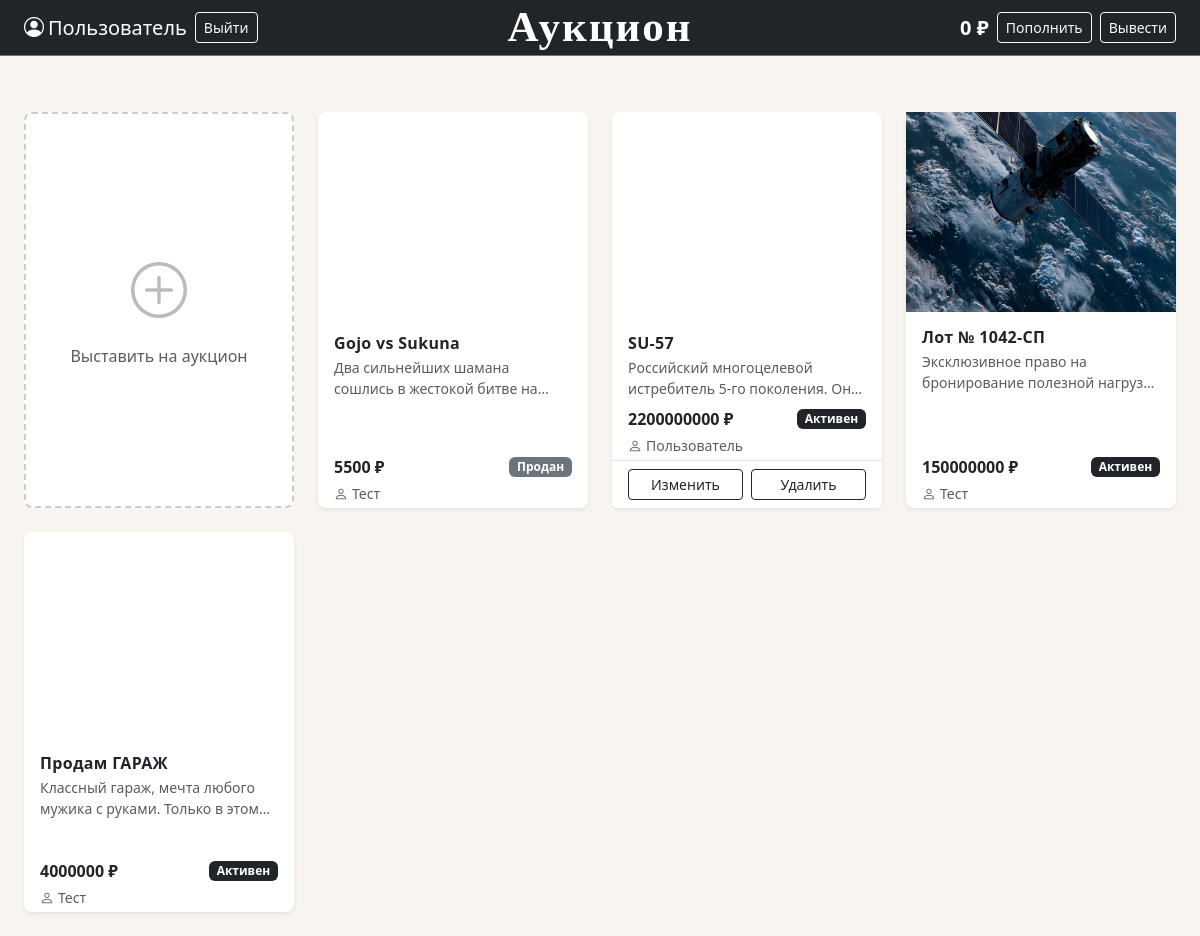
Screenshot of /index (signed in) with the database file from the repository.
### data/users.py (models this page shows, shortened)
class User(SqlAlchemyBase, UserMixin, SerializerMixin):
    __tablename__ = 'users'
    id = sqlalchemy.Column(sqlalchemy.Integer, primary_key=True, autoincrement=True)
    name = sqlalchemy.Column(sqlalchemy.String, nullable=True) # имя пользователя, заполняется пользователем
    email = sqlalchemy.Column(sqlalchemy.String, index=True, unique=True, nullable=True) # его почта, заполняется пользователем
    hashed_password = sqlalchemy.Column(sqlalchemy.String, nullable=True) # пароль, заполняется пользователем
    modified_date = sqlalchemy.Column(sqlalchemy.DateTime, default=datetime.datetime.now) # дата создания
    balance = sqlalchemy.Column(sqlalchemy.Integer, autoincrement=True, default=0) # баланс, автоматически = 0
    lots = orm.relationship("Lots", back_populates='user') # связь с другой бд

### data/lots.py (models this page shows)
class Lots(SqlAlchemyBase, SerializerMixin):
    __tablename__ = 'lots'
    id = sqlalchemy.Column(sqlalchemy.Integer,
                           primary_key=True,
                           autoincrement=True)
    name = sqlalchemy.Column(sqlalchemy.String, nullable=True) # имя лота
    file = sqlalchemy.Column(sqlalchemy.String, nullable=True) # название файла
    description = sqlalchemy.Column(sqlalchemy.String, nullable=True) # описание
    condition = sqlalchemy.Column(sqlalchemy.String, nullable=True) # состояние лота
    minimal_cost = sqlalchemy.Column(sqlalchemy.Integer, nullable=True) # минимальная цена
    minimum_premium = sqlalchemy.Column(sqlalchemy.Integer, nullable=True) # минимальная надбавка
    curr_cost = sqlalchemy.Column(sqlalchemy.Integer, nullable=True) # текущая максимальная стоимость товара
    owner_id = sqlalchemy.Column(sqlalchemy.Integer, sqlalchemy.ForeignKey("users.id")) # id собственника товара
    is_selled = sqlalchemy.Column(sqlalchemy.Boolean, default=False) # продан ли товар
    end_date = sqlalchemy.Column(sqlalchemy.DateTime, nullable=True) # дата окончания
    user = orm.relationship("User")

### main.py (the view)
@app.route('/')
@app.route('/index')
def index():
    db_sess = db_session.create_session()
    try:
        lots = db_sess.query(Lots).all()
        return render_template('lots.html', lots=lots, os=os, root_path=app.root_path)
    finally:
        db_sess.close()

### data/db_session.py (called while the page is built)
def create_session() -> Session:
    global __factory
    return __factory()

### main.py (called while the page is built)
@login_manager.user_loader
def load_user(user_id):
    db_sess = db_session.create_session()
    try:
        return db_sess.get(User, user_id)
    finally:
        db_sess.close()

### templates/lots.html
{% extends "base.html" %}
{% block content %}
<div class="row row-cols-2 row-cols-sm-2 row-cols-md-3 row-cols-lg-4 g-4 mt-2">
    {% if current_user.is_authenticated %}
    <div class="col">
        <a href="/add_lot" class="text-decoration-none">
            <div class="card h-100 border-dashed text-center" style="cursor: pointer; min-height: 380px;">
                <div class="card-body d-flex flex-column justify-content-center align-items-center">
                    <i class="bi bi-plus-circle" style="font-size: 3.5rem; color: #bbb;"></i>
                    <h6 class="mt-3 text-muted">Выставить на аукцион</h6>
                </div>
            </div>
        </a>
    </div>
    {% endif %}
    {% for lot in lots %}
    <div class="col">
        <div class="card h-100 border-0 shadow-sm" style="min-height: 380px;">
            <a href="/lot_page/{{ lot.id }}" class="text-decoration-none">
                {% if lot.file.endswith('.mp4') or lot.file.endswith('.webm') %}
                    <video autoplay muted loop playsinline
                           class="card-img-top w-100"
                           style="object-fit: cover; height: 200px;">
                        <source src="{{ url_for('static', filename='img/lots_img/' + lot.file) }}" type="video/mp4">
                    </video>
                {% else %}
                    <img src="{{ url_for('static', filename='img/lots_img/' + lot.file) }}"
                         class="img-fluid w-100"
                         style="object-fit: cover; height: 200px;">
                {% endif %}
            </a>
            <div class="card-body d-flex flex-column pb-1">
                <a href="/lot_page/{{ lot.id }}" class="text-decoration-none text-dark">
                    <h6 class="card-title fw-semibold mb-1">{{ lot.name }}</h6>
                </a>
                <p class="text-muted small mb-2" style="
                    display: -webkit-box;
                    -webkit-line-clamp: 2;
                    -webkit-box-orient: vertical;
                    overflow: hidden;
                ">{{ lot.description }}</p>
                <div class="mt-auto">
                    <div class="d-flex justify-content-between align-items-center mb-1">
                        <span class="fw-bold">{{ lot.curr_cost if lot.curr_cost else lot.minimal_cost }} ₽</span>
                        {% if lot.is_selled %}
                            <span class="badge bg-secondary">Продан</span>
                        {% else %}
                            <span class="badge bg-dark">Активен</span>
                        {% endif %}
                    </div>
                    <div class="text-muted small">
                        <a href="/user/{{ lot.owner_id }}" class="text-muted text-decoration-none">
                            <i class="bi bi-person me-1"></i>{{ lot.user.name }}
                        </a>
                    </div>
                </div>
            </div>
            {% if current_user.is_authenticated and (current_user.id == lot.owner_id or current_user.id == 1) %}
            <div class="card-footer bg-white border-top d-flex gap-2 pt-2">
                <a href="/lot/{{ lot.id }}" class="btn btn-sm btn-outline-dark w-50">Изменить</a>
                <a href="/lot_delete/{{ lot.id }}"
                   class="btn btn-sm btn-outline-dark w-50"
                   onclick="return confirm('Удалить лот?')">Удалить</a>
            </div>
            {% endif %}
        </div>
    </div>
    {% endfor %}
</div>
{% endblock %}

### templates/base.html (shortened to what this page needs)
<!DOCTYPE html>
<html lang="ru">
<head>
    <link rel="stylesheet" href="https://cdn.jsdelivr.net/npm/bootstrap@5.3.0/dist/css/bootstrap.min.css">
    <link rel="stylesheet" href="https://cdn.jsdelivr.net/npm/bootstrap-icons@1.11.0/font/bootstrap-icons.css">
    <link rel="stylesheet" href="{{ url_for('static', filename='css/style.css') }}">
</head>
<body>
<nav class="navbar navbar-dark bg-dark border-bottom border-secondary">
    <div class="container-fluid px-4">
        <div class="d-flex align-items-center gap-2">
            {% if current_user.is_authenticated %}
                <a class="text-white text-decoration-none d-flex align-items-center gap-1 fs-5">
                    <i class="bi bi-person-circle"></i>
                    {{ current_user.name }}
                </a>
                <a class="btn btn-sm btn-outline-light" href="/logout">Выйти</a>
            {% else %}
                <a class="btn btn-sm btn-outline-light" href="/register">Зарегистрироваться</a>
                <a class="btn btn-sm btn-light" href="/login">Войти</a>
            {% endif %}
        </div>
        <a class="navbar-brand position-absolute start-50 translate-middle-x fw-bold"
           href="/"
           style="font-size: 43px; font-family: 'Georgia', serif; letter-spacing: 2px;"
        >Аукцион</a>
        <div class="d-flex align-items-center gap-2 ms-auto">
            {% if current_user.is_authenticated %}
                <span class="text-white fw-semibold fs-5">{{ current_user.balance }} ₽</span>
                <a class="btn btn-sm btn-outline-light" href="/balance">Пополнить</a>
                <a class="btn btn-sm btn-outline-light" href="/balance">Вывести</a>
            {% endif %}
        </div>
    </div>
</nav>
<div class="container-fluid px-4 py-4">
    {% block content %}
    {% endblock %}
</div>
</body>
</html>

### static/css/style.css (style rules this page uses)
body { background-color: #f8f5f0; color: #1a1a1a; }
.navbar { min-height: 56px; }
.card { background-color: #fff; border-radius: 8px; }
.card-title { font-weight: 600; letter-spacing: 0.02em; }
a { color: #1a1a1a; }
.border-dashed { border: 2px dashed #ccc !important; transition: border-color 0.2s, background-color 0.2s; }
.card { transition: transform 0.15s, box-shadow 0.15s; }

### rows the page displays
User: name "Пользователь", balance "0"
Lots: name "Gojo vs Sukuna", description "Два сильнейших шамана сошлись в жестокой битве…", curr_cost "5500", is_selled "Продан", user.name "Тест"
Lots: name "SU-57", description "Российский многоцелевой истребитель 5-го поколения.…", curr_cost "2200000000", is_selled "Активен", user.name "Пользователь"
Lots: file (picture), name "Лот № 1042-СП", description "Эксклюзивное право на бронирование полезной…", curr_cost "150000000", is_selled "Активен", user.name "Тест"
Lots: name "Продам ГАРАЖ", description "Классный гараж, мечта любого мужика с руками. Только в…", curr_cost "4000000", is_selled "Активен", user.name "Тест"
